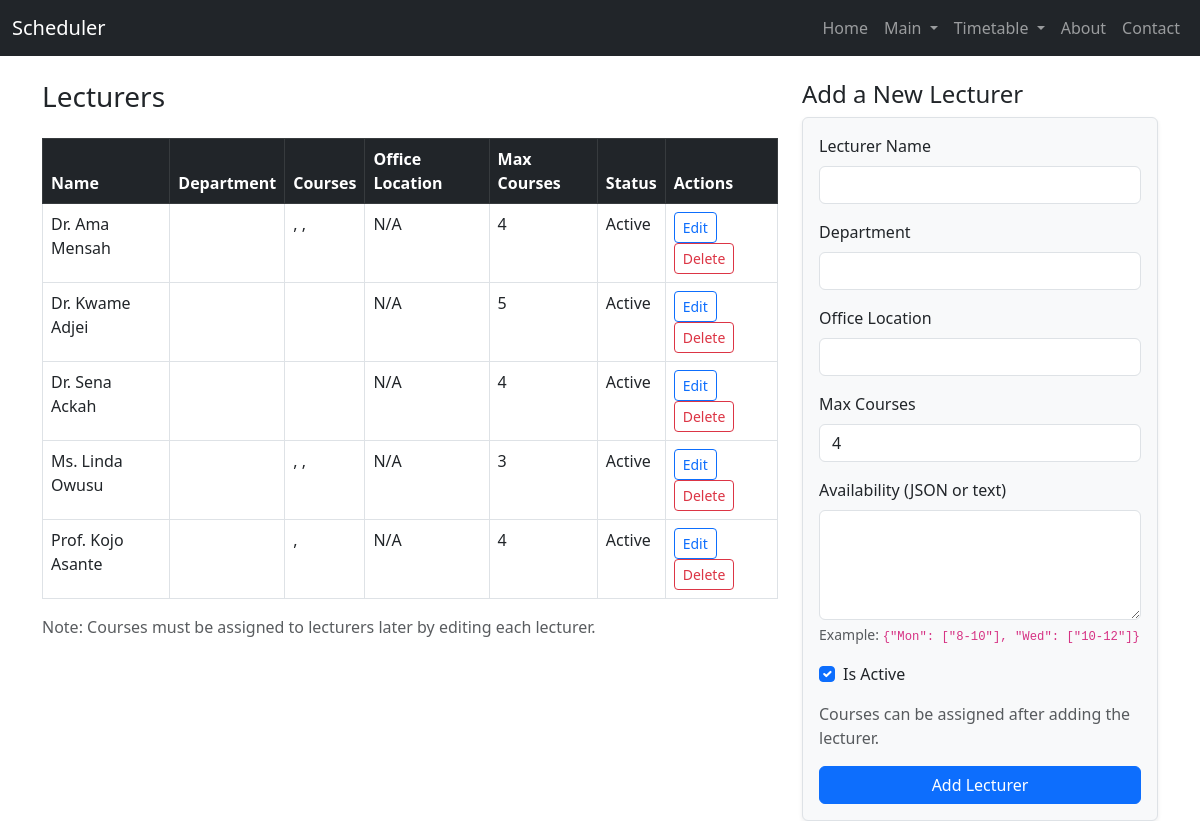
Page /timetable/lecturers/ on the earlier database version.
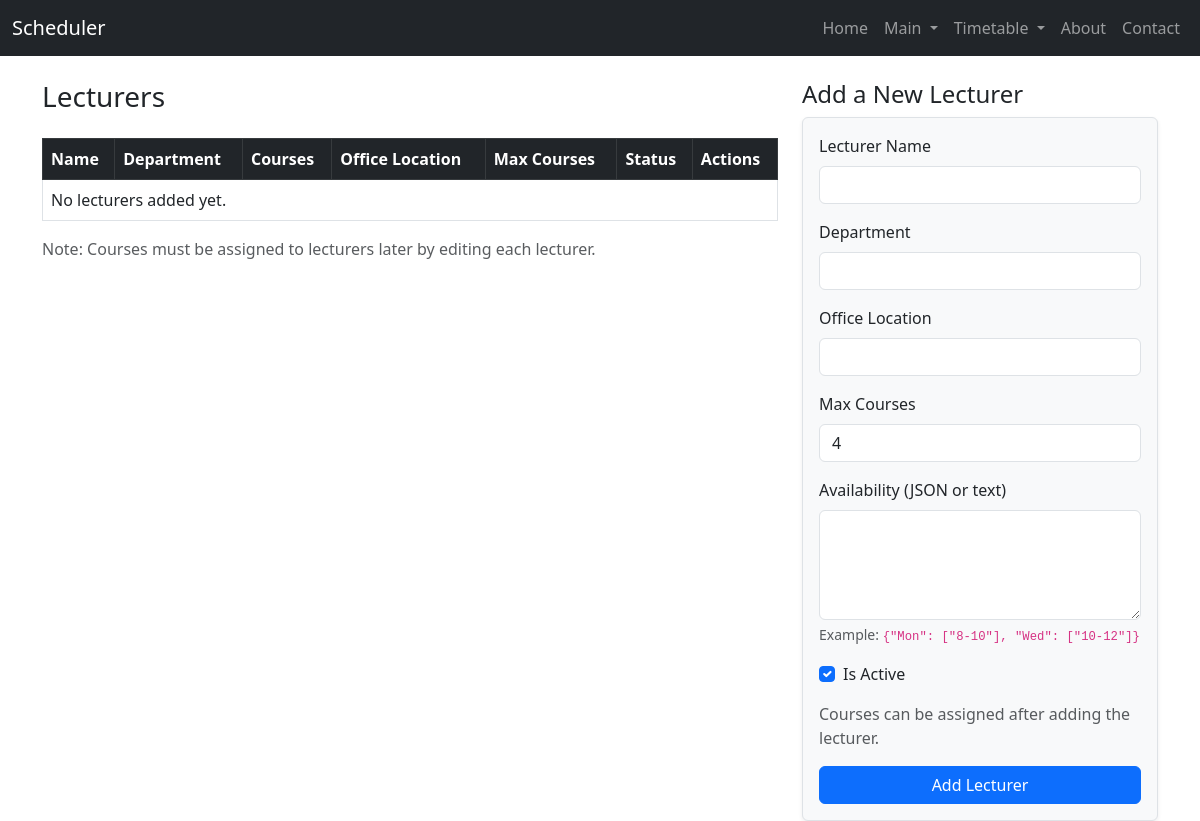
Same page on the later database version.
### Timetable/models.py (models this page shows, shortened)
class Lecturer(models.Model):
    name = models.CharField(max_length=100)
    department = models.ForeignKey(Department, on_delete=models.CASCADE)
    availability = models.JSONField(blank=True, null=True)  # For regular teaching availability
    proctor_availability = models.JSONField(blank=True, null=True)  # For exam proctoring availability
    is_proctor = models.BooleanField(default=False)
    max_courses = models.PositiveIntegerField(default=4)
    is_active = models.BooleanField(default=True)
    class Meta:
        ordering = ['name']

class Course(models.Model):
    code = models.CharField(max_length=20, unique=True)
    title = models.CharField(max_length=200)
    course_type = models.ForeignKey(CourseType, on_delete=models.CASCADE)
    department = models.ForeignKey(Department, on_delete=models.CASCADE)
    credit_hours = models.PositiveIntegerField()
    enrollment = models.PositiveIntegerField()
    lecturers = models.ManyToManyField(Lecturer, related_name='courses')
    classes = models.ManyToManyField(Class, related_name='courses')
    requires_lab = models.BooleanField(default=False)
    lab_type = models.ForeignKey(LabType, on_delete=models.SET_NULL, null=True, blank=True)
    class Meta:
        ordering = ['code']

### Timetable/views.py (the view, shortened to what this page needs)
# urls.py: path('lecturers/',views.lecturers, name='lecturers'),
def lecturers(request):
    lecturers = Lecturer.objects.all()
    all_courses = Course.objects.all()
    return render(request, 'timetable/lecturers.html', {
        'lecturers': lecturers,
        'all_courses': all_courses
    })

### templates/timetable/lecturers.html (shortened to what this page needs)
{% extends 'home/base.html' %}
{% block content %}
<div class="row">
    <div class="col-md-8">
        <h3 class="mb-4">Lecturers</h3>
        <table class="table table-bordered table-hover">
            <thead class="table-dark">
                <tr>
                    <th>Name</th>
                    <th>Department</th>
                    <th>Courses</th>
                    <th>Office Location</th>
                    <th>Max Courses</th>
                    <th>Status</th>
                    <th>Actions</th>
                </tr>
            </thead>
            <tbody>
                {% for lecturer in lecturers %}
                <tr>
                    <td>{{ lecturer.name }}</td>
                    <td>{{ lecturer.department }}</td>
                    <td>
                        {% for course in lecturer.courses.all %}
                            {{ course.course_code }}{% if not forloop.last %}, {% endif %}
                        {% empty %}None{% endfor %}
                    </td>
                    <td>{{ lecturer.office_location|default:"N/A" }}</td>
                    <td>{{ lecturer.max_courses }}</td>
                    <td>{{ lecturer.is_active|yesno:"Active,Inactive" }}</td>
                    <td>
                        <a href="{% url 'edit_lecturer' lecturer.id %}" class="btn btn-sm btn-outline-primary">Edit</a>
                        <a href="{% url 'delete_lecturer' lecturer.id %}" class="btn btn-sm btn-outline-danger" onclick="return confirm('Are you sure you want to delete this lecturer?');">Delete</a>
                    </td>
                </tr>
                {% empty %}
                <tr><td colspan="7">No lecturers added yet.</td></tr>
                {% endfor %}
            </tbody>
        </table>
        <p class="text-muted mt-3">Note: Courses must be assigned to lecturers later by editing each lecturer.</p>
    </div>
    <div class="col-md-4">
        <h4>Add a New Lecturer</h4>
        <form method="post" class="border p-3 rounded shadow-sm bg-light">
            <div class="mb-3">
                <label for="name" class="form-label">Lecturer Name</label>
                <input type="text" class="form-control" id="name" name="name" required>
            </div>
            <div class="mb-3">
                <label for="department" class="form-label">Department</label>
                <input type="text" class="form-control" id="department" name="department" required>
            </div>
            <div class="mb-3">
                <label for="office_location" class="form-label">Office Location</label>
                <input type="text" class="form-control" id="office_location" name="office_location">
            </div>
            <div class="mb-3">
                <label for="max_courses" class="form-label">Max Courses</label>
                <input type="number" class="form-control" id="max_courses" name="max_courses" value="4" min="1">
            </div>
            <div class="mb-3">
                <label for="availability" class="form-label">Availability (JSON or text)</label>
                <textarea class="form-control" id="availability" name="availability" rows="4"></textarea>
                <div class="form-text">
                    Example: <code>{"Mon": ["8-10"], "Wed": ["10-12"]}</code>
                </div>
            </div>
            <div class="mb-3 form-check">
                <input type="checkbox" class="form-check-input" id="is_active" name="is_active" checked>
                <label class="form-check-label" for="is_active">Is Active</label>
            </div>
            <p class="text-muted">Courses can be assigned after adding the lecturer.</p>
            <button type="submit" class="btn btn-primary w-100">Add Lecturer</button>
        </form>
    </div>
</div>
{% endblock %}

### templates/home/base.html (shortened to what this page needs)
<!DOCTYPE html>
<html lang="en">
<head>
    <link href="https://cdn.jsdelivr.net/npm/bootstrap@5.3.0/dist/css/bootstrap.min.css" rel="stylesheet">
</head>
<body>
    <nav class="navbar navbar-expand-lg navbar-dark bg-dark mb-4">
        <div class="container-fluid">
            <a class="navbar-brand" href="{% url 'home' %}">Scheduler</a>
            <div class="collapse navbar-collapse" id="navbarNav">
                <ul class="navbar-nav ms-auto">
                    <li class="nav-item"><a class="nav-link {%block homeactive%} {%endblock%} " href="{% url 'home' %}">Home</a></li>
                    <li class="nav-item dropdown">
                        <a class="nav-link dropdown-toggle" href="#" role="button" data-bs-toggle="dropdown" aria-expanded="false">
                          Main
                        </a>
                    </li>
                    <li class="nav-item dropdown">
                        <a class="nav-link dropdown-toggle" href="#" role="button" data-bs-toggle="dropdown" aria-expanded="false">
                          Timetable
                        </a>
                      </li>
                    <li class="nav-item"><a class="nav-link {%block aboutactive%} {%endblock%} " href="{% url 'about' %}">About</a></li>
                    <li class="nav-item"><a class="nav-link {%block contactactive%} {%endblock%} " href="{% url 'contact' %}">Contact</a></li>
            </div>
        </div>
    </nav>
    <div class="container">
        {% block content %}
        {% endblock %}
    </div>
</body>
</html>

Differences in the rows shown:
removed Lecturer: name "Dr. Ama Mensah", office_location "N/A", max_courses "4", is_active "Active"
removed Lecturer: name "Dr. Kwame Adjei", office_location "N/A", max_courses "5", is_active "Active"
removed Lecturer: name "Dr. Sena Ackah", office_location "N/A", max_courses "4", is_active "Active"
removed Lecturer: name "Ms. Linda Owusu", office_location "N/A", max_courses "3", is_active "Active"
removed Lecturer: name "Prof. Kojo Asante", office_location "N/A", max_courses "4", is_active "Active"
Other differences:
text now shown: "No lecturers added yet."
